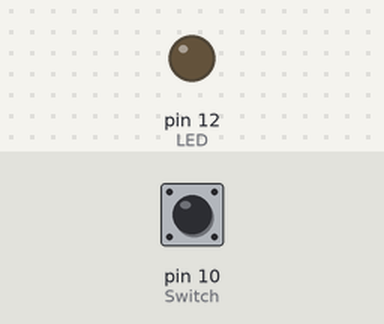
Simulated run of this program. Board: Raspberry Pi (header pin numbers). Parts: output pins drawn as LEDs (lit = HIGH). Inputs (shaded band) come from the test bench; at power-on: pin 10 (Switch) LOW.

Above: at 1.2 s.
1.3 s: pin 10 (Switch) pulled HIGH for 0.15 s
At 2.0 s:
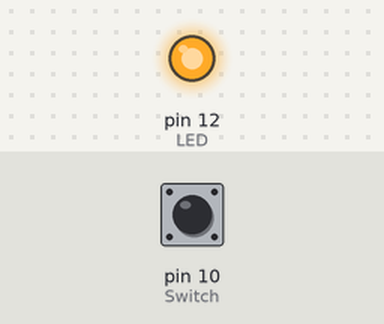
3.0 s: pin 10 (Switch) pulled HIGH for 1 s
At 5.1 s:
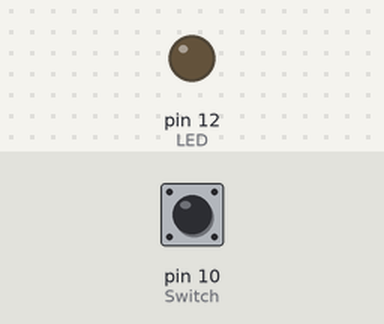
5.5 s: pin 10 (Switch) pulled HIGH for 3.2 s
At 6.4 s:
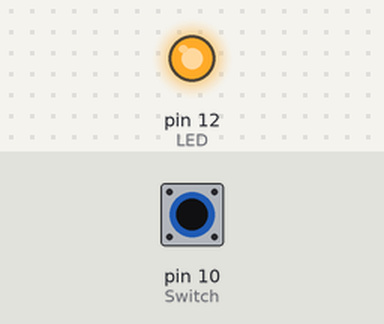
Timing chart, 0 to 10.2 s (numbered marks = the images above; inputs shaded):
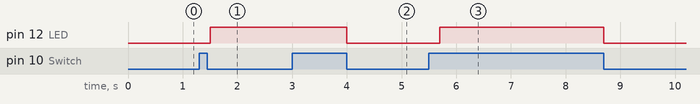

Measured:
- after the input at 1.3 s, pin 12 (LED): LOW → HIGH after 0.20 s
- after the input at 3.0 s, pin 12 (LED): HIGH → LOW after 1.0 s
- after the input at 5.5 s, pin 12 (LED): LOW → HIGH after 0.20 s, → LOW 3.0 s later

The program:

toggle_switch.py
```python
import RPi.GPIO as GPIO # Import Raspberry Pi GPIO library
import time

Switch= 10
LED = 12
GPIO.setwarnings(False) # Ignore warning for now
GPIO.setmode(GPIO.BOARD) # Use physical pin numbering

# Set pin 10 to be an input pin and set initial value to be pulled low (off)
GPIO.setup(Switch, GPIO.IN, pull_up_down=GPIO.PUD_DOWN)
GPIO.setup(LED, GPIO.OUT, initial=GPIO.LOW)

while True:
    if GPIO.input(Switch) == GPIO.HIGH:
        time.sleep(0.2)
        while True:
            #print("Button was pushed!")
            GPIO.output(LED, GPIO.HIGH)
            if GPIO.input(Switch) == GPIO.HIGH:
                time.sleep(0.2)
                break

    else:
        #print("Button was not pushed!")
        GPIO.output(LED, GPIO.LOW)
```
